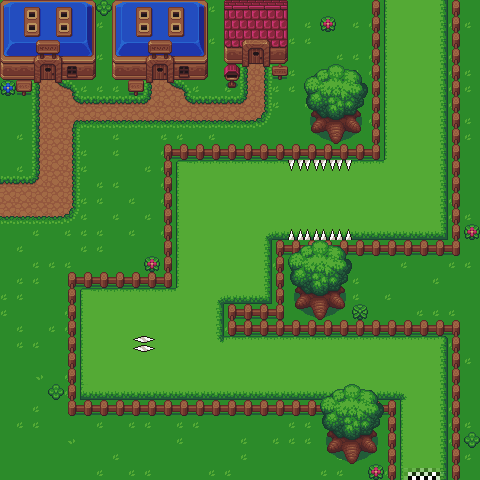

A level layout from a 2D game, rendered from its tile map. Below: a short description, then the map file with tile-grid data replaced by summaries:
An orthogonal 30x30 tile map with 16x16 px tiles, 4 tile layers (Ground, levelGround, Walls, bigDecorations) and 19 objects.

<map version="1.10" tiledversion="1.10.1" orientation="orthogonal" renderorder="right-down" width="30" height="30" tilewidth="16" tileheight="16" infinite="0" nextlayerid="15" nextobjectid="80">
 <editorsettings>
  <export target="Level2.lua" format="lua" />
 </editorsettings>
 <tileset firstgid="1" name="tiles" tilewidth="16" tileheight="16" tilecount="350" columns="25">
  <image source="../sprites/tiles.png" width="400" height="224" />
 </tileset>
 <layer id="1" name="Ground" width="30" height="30">
  <data>[900 cells, 900 non-empty, 17 distinct tile ids]</data>
 </layer>
 <layer id="14" name="levelGround" width="30" height="30">
  <data>[900 cells, 280 non-empty, 11 distinct tile ids]</data>
 </layer>
 <layer id="4" name="Walls" width="30" height="30">
  <data>[900 cells, 140 non-empty, 11 distinct tile ids]</data>
 </layer>
 <layer id="2" name="bigDecorations" width="30" height="30">
  <data>[900 cells, 161 non-empty, 81 distinct tile ids]</data>
 </layer>
 <objectgroup id="8" name="startPosition" visible="0">
  <properties>
   <property name="Direction" value="down" />
  </properties>
  <object id="76" x="400" y="0" width="16" height="16">
   <properties>
    <property name="Direction" value="down" />
   </properties>
  </object>
 </objectgroup>
 <objectgroup id="12" name="goldCoin" visible="0">
  <object id="75" x="96" y="336" width="16" height="16" />
 </objectgroup>
 <objectgroup id="9" name="finishLine" visible="0">
  <object id="74" x="400" y="480" width="48" height="16" />
 </objectgroup>
 <objectgroup id="10" name="wallCollisions" visible="0">
  <object id="61" x="368" y="0" width="16" height="160" />
  <object id="62" x="448" y="0" width="16" height="256" />
  <object id="63" x="272" y="240" width="176" height="16" />
  <object id="64" x="272" y="256" width="16" height="64" />
  <object id="65" x="224" y="304" width="48" height="32" />
  <object id="66" x="272" y="320" width="192" height="16" />
  <object id="67" x="448" y="336" width="16" height="144" />
  <object id="68" x="384" y="400" width="16" height="80" />
  <object id="69" x="64" y="400" width="320" height="16" />
  <object id="70" x="64" y="272" width="16" height="128" />
  <object id="71" x="80" y="272" width="96" height="16" />
  <object id="72" x="160" y="144" width="16" height="128" />
  <object id="73" x="176" y="144" width="192" height="16" />
  <object id="77" x="288" y="160" width="64" height="16" />
  <object id="78" x="288" y="208" width="64" height="16" />
  <object id="79" x="128" y="336" width="32" height="16" />
 </objectgroup>
</map>